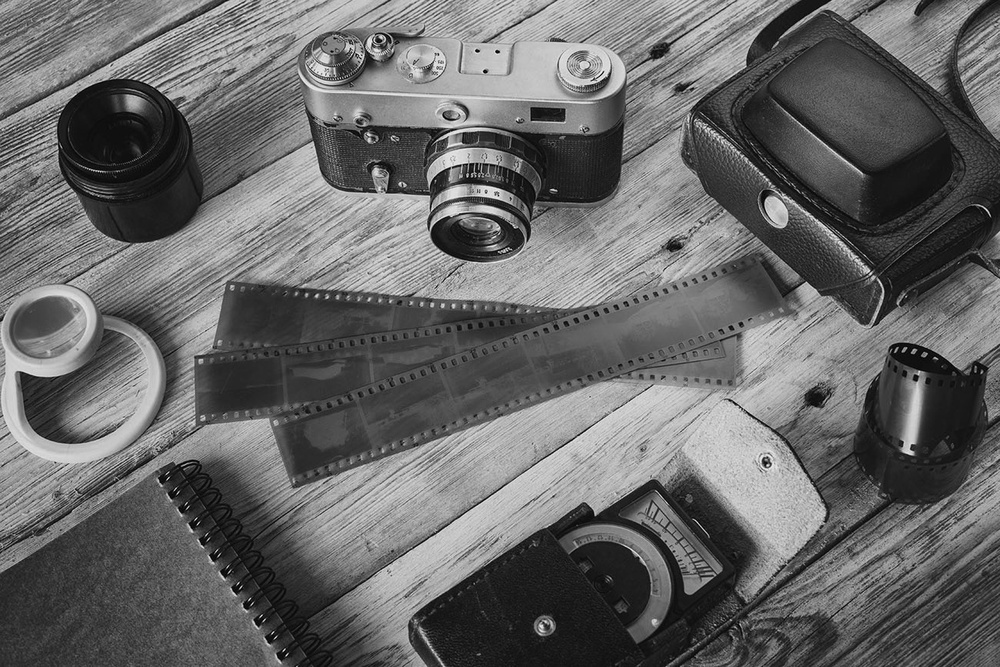
#> input picture lena.jpg, 1000 x 667 px, shrunk from 1300 x 867 before the run
$ jupyter execute 3A_Image_Enhancement_in_Spatial_Domain_Practice.ipynb
#> lines starting #> are read from the running program, lines starting #| are printed output that depends on the picture; after the words box and inside, x2 and y2 are one past the last pixel; in counts of white or black regions, pixels touching at a corner belong together
## Practical 3 practice
## Image Enhancement in Spatial Domain
### 3A. Basic Intensity Transformations on Images using Python

**1. Linear (negative transformations)**

[cell 1]
import cv2
import matplotlib.pyplot as plt

[cell 2]
import cv2
import matplotlib.pyplot as plt

# Load the original image
original_image = cv2.imread("lena.jpg")
#> original_image is the input picture: shape (667, 1000, 3); min 0, max 249, mean 103.4

# Check if image is loaded
if original_image is None:
    print("Error: Image not found")
    exit()

# Negative transformation
negative_image = 255 - original_image

# Display images
plt.figure(figsize=(10, 5))

# Original Image
plt.subplot(1, 2, 1)
plt.imshow(cv2.cvtColor(original_image, cv2.COLOR_BGR2RGB))
plt.title("Original Image")
plt.axis("off")

# Negative Image
plt.subplot(1, 2, 2)
plt.imshow(cv2.cvtColor(negative_image, cv2.COLOR_BGR2RGB))
plt.title("Negative Image")
plt.axis("off")

plt.show()

**2. Log Transformation (Logarithm Function)&Inverse-Log Transformation (Exponential Function)**

## Theory Explanation
### 🔹 Log Transformation (Spatial Domain Enhancement)
   **Formula: s=c⋅log(1+r)**

   **Purpose:**
    (i)Enhances dark regions
    (ii)Compresses bright regions
    (iii)Useful when image details are hidden in low intensities

### 🔹 Inverse-Log Transformation (Exponential Function)
   **Formula: r=(e^s/c)-1**

   **Purpose:**
     (i)Reverses log transformation
     (ii)Restores original brightness distribution

[cell 3]
import cv2
import numpy as np
import matplotlib.pyplot as plt

# Load color image (USE CORRECT NAME / PATH)
image = cv2.imread('owl.jpg')  # change path if needed
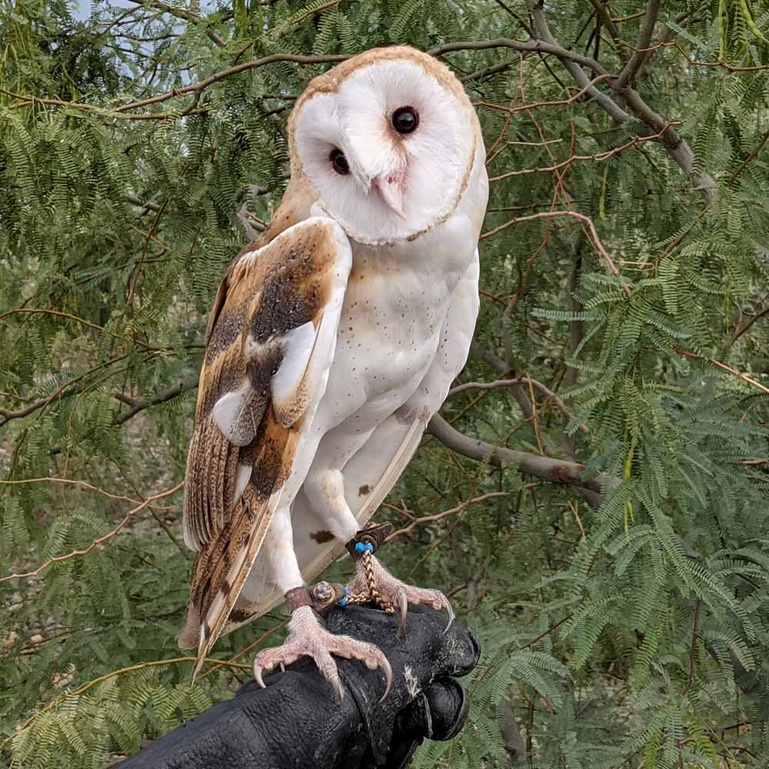
#> input picture owl.jpg, 769 x 769 px, shrunk from 1000 x 1000 before the run
#> image is the input picture: shape (769, 769, 3); mean B, G, R 77.9, 102.9, 103

# Check image
if image is None:
    print("Error: Image not found. Check filename or path.")
    exit()

# Convert to float
image_float = np.float32(image)

# -------- LOG TRANSFORMATION --------
c = 45
log_transformed = c * np.log(1 + image_float)
log_transformed = np.uint8(log_transformed)

# -------- INVERSE LOG TRANSFORMATION --------
inverse_log_transformed = np.exp(log_transformed / c) - 1
inverse_log_transformed = np.uint8(inverse_log_transformed)

# Convert BGR → RGB for display
image_rgb = cv2.cvtColor(image, cv2.COLOR_BGR2RGB)
log_rgb = cv2.cvtColor(log_transformed, cv2.COLOR_BGR2RGB)
inverse_log_rgb = cv2.cvtColor(inverse_log_transformed, cv2.COLOR_BGR2RGB)

# -------- DISPLAY --------
plt.figure(figsize=(12, 5))

plt.subplot(1, 3, 1)
plt.imshow(image_rgb)
plt.title("Original Image")
plt.axis('off')

plt.subplot(1, 3, 2)
plt.imshow(log_rgb)
plt.title("Log Transformed Image")
plt.axis('off')

plt.subplot(1, 3, 3)
plt.imshow(inverse_log_rgb)
plt.title("Inverse Log Transformed Image")
plt.axis('off')

plt.show()

**3. Power-Law (Gamma) Transformation**

Power-law (gamma) transformations can be mathematically expressed as  **s=(cr)^γ**.
Gamma correction is important for displaying images on a screen correctly, to prevent bleaching or darkening of images when
viewed from different types of monitors with different display settings.
This is done because our eyes perceive images in a gamma-shaped curve, whereas cameras capture images in a linear fashion.

[cell 4]
## Below is the Python code to apply gamma correction.
import cv2
import numpy as np

# Open the image.
img = cv2.imread('owl.jpg')

# Trying 4 gamma values.
for gamma in [0.1, 0.5, 1.2, 2.2]:

    # Apply gamma correction.
    gamma_corrected = np.array(255*(img / 255) ** gamma, dtype = 'uint8')

    # Save edited images.
    cv2.imwrite('gamma_transformed'+str(gamma)+'.jpg', gamma_corrected)

[cell 5]
# Load image
img = cv2.imread('owl.jpg')

# Convert to RGB for display
img_rgb = cv2.cvtColor(img, cv2.COLOR_BGR2RGB)

# Normalize
img_float = img / 255.0

gammas = [0.1, 0.5, 1.2, 2.2]

plt.figure(figsize=(12, 6))

# Show original
plt.subplot(1, 5, 1)
plt.imshow(img_rgb)
plt.title("Original")
plt.axis('off')
#Image Enhancement in Spatial Domain
# Apply and display gamma corrections
for i, gamma in enumerate(gammas):
    gamma_corrected = np.power(img_float, gamma)
    gamma_corrected = np.uint8(gamma_corrected * 255)

    # Save image
    cv2.imwrite(f'gamma_transformed_{gamma}.jpg', gamma_corrected)

    # Convert for display
    gamma_rgb = cv2.cvtColor(gamma_corrected, cv2.COLOR_BGR2RGB)

    # Display
    plt.subplot(1, 5, i + 2)
    plt.imshow(gamma_rgb)
    plt.title(f"γ = {gamma}")
    plt.axis('off')
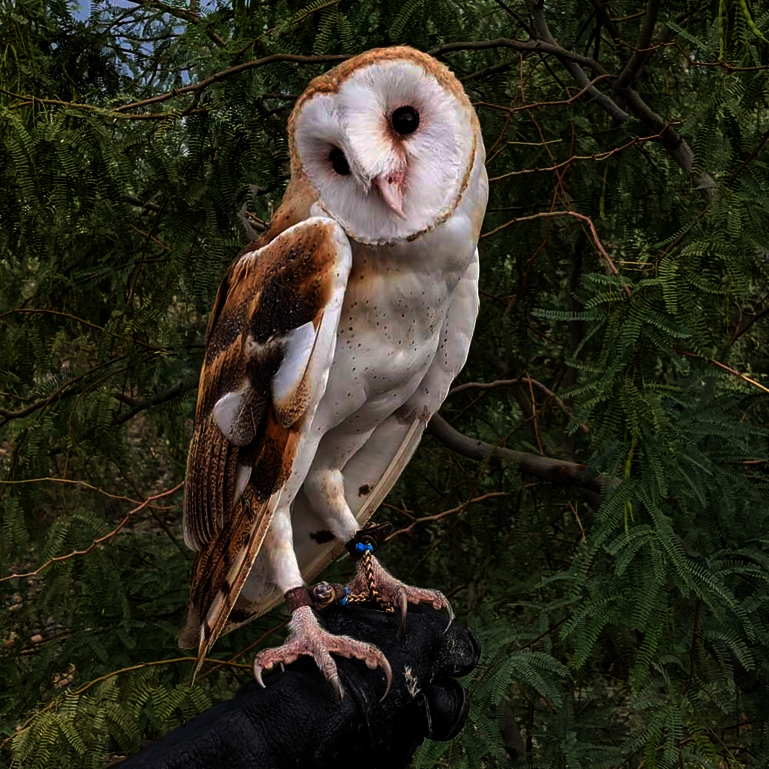
#> gamma_corrected: shape (769, 769, 3); mean B, G, R 29.9, 43.7, 45.7

plt.show()

[cell 6]
# Load image (update path/filename!)
image = cv2.imread('owl.jpg', cv2.IMREAD_GRAYSCALE)
#> image: shape (769, 769); min 0, max 255, mean 100.1

#Image Enhancement in Spatial Domain
# Apply gamma correction
gamma = 2
gamma2 = 4

adjusted_image = np.power(image / 255.0, gamma) * 255.0
adjusted_image = adjusted_image.astype(np.uint8)

adjusted_image2 = np.power(image / 255.0, gamma2) * 255.0
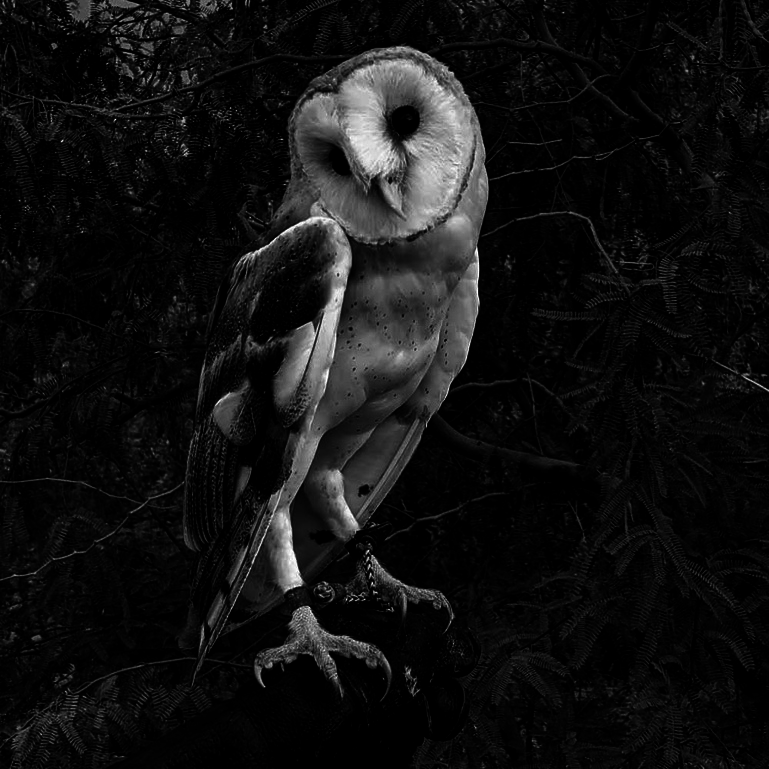
#> adjusted_image2: shape (769, 769) float64; min 0, max 255, mean 17.9
adjusted_image2 = adjusted_image2.astype(np.uint8)

# Display
plt.figure(figsize=(12, 5))

plt.subplot(1, 3, 1)
plt.imshow(image, cmap='gray')
plt.title("Original Image")
plt.axis('off')

plt.subplot(1, 3, 2)
plt.imshow(adjusted_image, cmap='gray')
plt.title("Gamma = 2")
plt.axis('off')

plt.subplot(1, 3, 3)
plt.imshow(adjusted_image2, cmap='gray')
plt.title("Gamma = 4")
plt.axis('off')

plt.show()

**4. Contrast Stretching**

 Key points:
  (i) np.vectorize works, but it’s slow for big images.

  (ii) Ensure image is loaded before processing.

  (iii) Convert final result to uint8 before displaying or saving.

[cell 7]
import cv2
import numpy as np
import matplotlib.pyplot as plt

# Function to map intensity levels
def pixelVal(pix, r1, s1, r2, s2):
    if 0 <= pix <= r1:
        return (s1 / r1) * pix
    elif r1 < pix <= r2:
        return ((s2 - s1) / (r2 - r1)) * (pix - r1) + s1
    else:
        return ((255 - s2) / (255 - r2)) * (pix - r2) + s2
# Load the image
img = cv2.imread('doggo.jpg')  # Replace with your image path
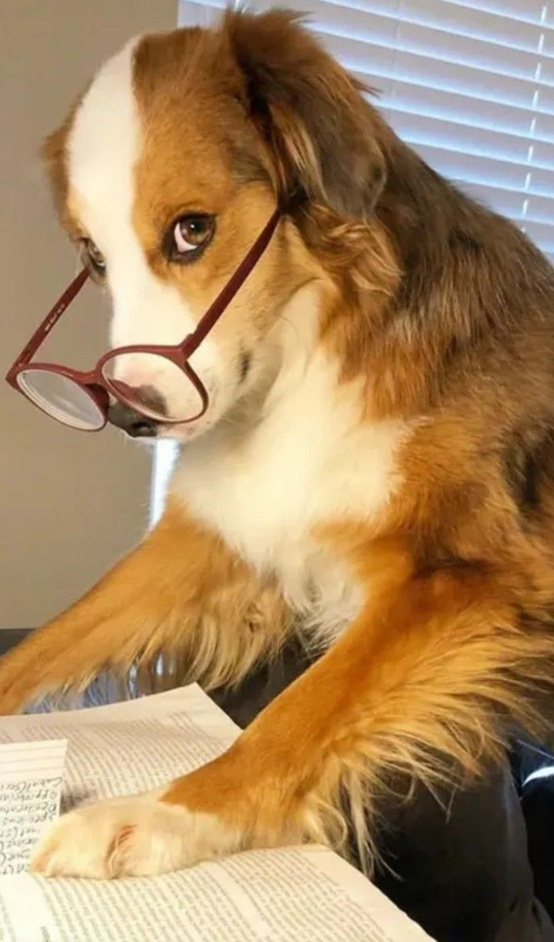
#> input picture doggo.jpg, 554 x 942 px, shrunk from 720 x 1225 before the run
#> img is the input picture: shape (942, 554, 3); mean B, G, R 96.3, 135.8, 168.2
if img is None:
    print("❌ Error: Image not found")
    exit()

[cell 8]
# Define parameters
r1, s1 = 70, 0
r2, s2 = 140, 255

# Vectorize the function
pixelVal_vec = np.vectorize(pixelVal)

# Apply contrast stretching
contrast_stretched = pixelVal_vec(img, r1, s1, r2, s2).astype(np.uint8)
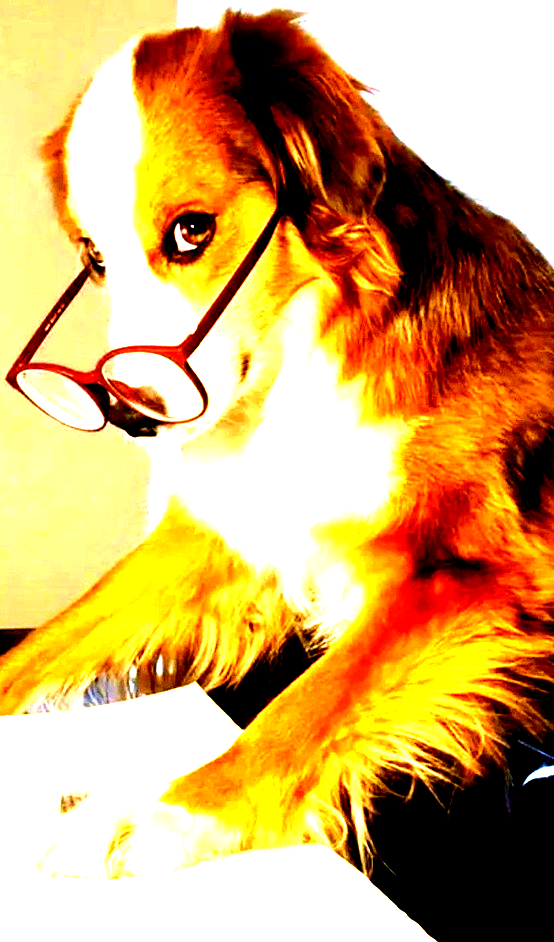
#> contrast_stretched: shape (942, 554, 3); mean B, G, R 105.6, 170.6, 211

# Save edited image
cv2.imwrite('contrast_stretch.jpg', contrast_stretched)

# Display images
plt.figure(figsize=(12, 5))

plt.subplot(1, 2, 1)
plt.imshow(cv2.cvtColor(img, cv2.COLOR_BGR2RGB))
plt.title("Original Image")
plt.axis('off')

plt.subplot(1, 2, 2)
plt.imshow(cv2.cvtColor(contrast_stretched, cv2.COLOR_BGR2RGB))
plt.title("Contrast Stretched Image")
plt.axis('off')

plt.show()
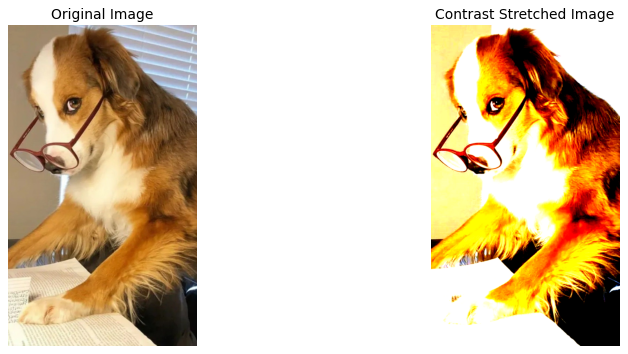
#> figure drawn by matplotlib, 2 panels

️**5. Thresholding**

Key points:

  (i) Load image in grayscale

  (ii) Use cv2.threshold to create binary image

  (iii) Always check if image is loaded

[cell 9]
""" Applies thresholding to an image and displays the results.
    Args:
            image_path: The path to the input image.
            threshold_value: The threshold value to use. """
def threshold_image(image_path, threshold_value):
    # Load grayscale image
#> called with image_path = 'lena.jpg', threshold_value = 128
    img = cv2.imread(image_path, cv2.IMREAD_GRAYSCALE)
#> img: shape (667, 1000); min 0, max 249, mean 103.4
    if img is None:
        print("❌ Error: Image not found")
        return

    # Apply thresholding
    ret, thresholded_img = cv2.threshold(img, threshold_value, 255, cv2.THRESH_BINARY)
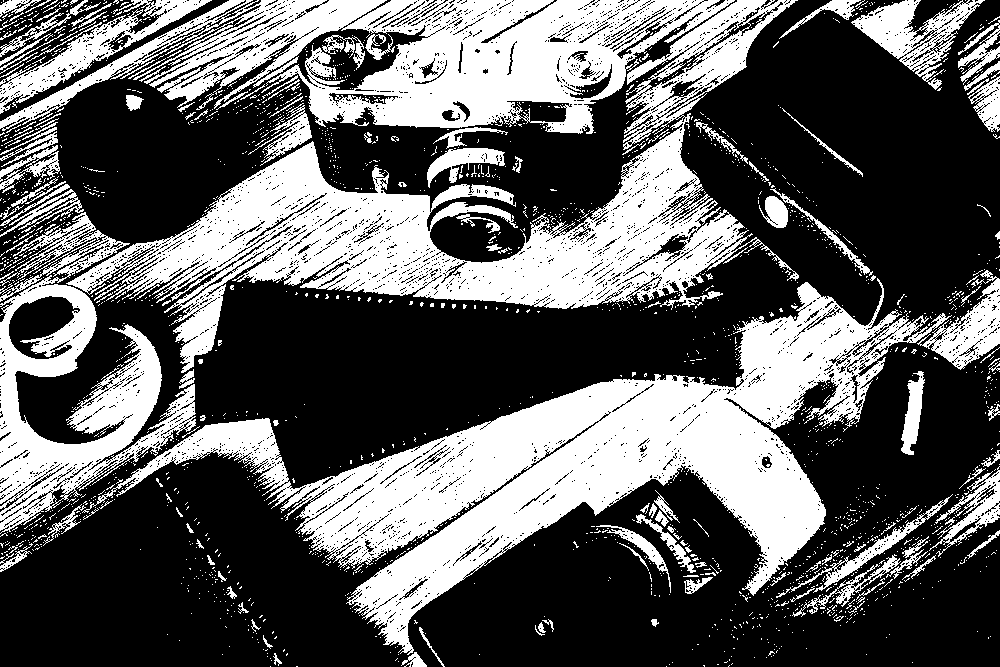
#> thresholded_img: shape (667, 1000); 36.8% white; 2013 white regions (1849 under 20 px), largest, box (x1, y1, x2, y2) and area: (82, 278, 952, 655) 77890, (66, 0, 799, 373) 60595, (0, 0, 735, 134) 43325
#> ret = 128

    # Display
    plt.figure(figsize=(12, 5))

    plt.subplot(1, 2, 1)
    plt.imshow(img, cmap='gray')
    plt.title("Original Image")
    plt.axis('off')

    plt.subplot(1, 2, 2)
    plt.imshow(thresholded_img, cmap='gray')
    plt.title(f"Thresholded Image (T={threshold_value})")
    plt.axis('off')

    plt.show()

# Example usage
threshold_image("lena.jpg", 128)  # Replace with your image path

**5.Intensity Level Slicing-**:🧠 Key Points

Intensity Level Slicing enhances a specific intensity range.

Pixels within the chosen range → white (255)

Pixels outside → black (0)

Common in medical imaging to highlight structures.

Use grayscale for single-channel images for simpler processing.

1.without BG

2. With BG

[cell 10]
import cv2
import numpy as np
import matplotlib.pyplot as plt

# Load image
img = cv2.imread('kidney.webp')  # Color image
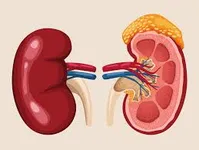
#> input picture kidney.webp, 199 x 150 px, shrunk from 259 x 195 before the run
#> img is the input picture: shape (150, 199, 3); mean B, G, R 151.4, 163.1, 214.6
if img is None:
    print("❌ Error: Image not found")
    exit()

# Convert BGR → RGB for display
img_rgb = cv2.cvtColor(img, cv2.COLOR_BGR2RGB)

# Copy original image
transformed_rgb = img_rgb.copy()

# Intensity level slicing (without background)
# For each channel: if 140 < val < 210 → 255, else → 0
mask = (img_rgb > 140) & (img_rgb < 210)
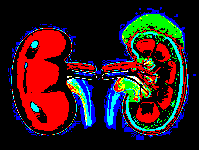
#> mask: shape (150, 199, 3) bool; mean R, G, B 0.198, 0.105, 0.117
transformed_rgb[mask] = 255
transformed_rgb[~mask] = 0

# Display
plt.figure(figsize=(12, 5))

plt.subplot(1, 2, 1)
plt.imshow(img_rgb)
plt.title("Original Image")
plt.axis('off')

plt.subplot(1, 2, 2)
plt.imshow(transformed_rgb)
plt.title("Intensity Level Sliced (No Background)")
plt.axis('off')

plt.show()

[cell 11]
import cv2
import numpy as np
import matplotlib.pyplot as plt

# Load the image
img = cv2.imread('kidney.webp')
if img is None:
    print("❌ Error: Image not found. Check filename/path.")
    exit()

# --- Intensity level slicing with background preservation ---
# For color images, apply per channel
lower = 140
upper = 210

# Copy original image
transformed_image = img.copy()

# Create a mask of pixels in the intensity range (per channel)
mask = (img > lower) & (img < upper)

# Set selected pixels to 255
transformed_image[mask] = 255

# Convert to uint8 just in case
transformed_image = transformed_image.astype(np.uint8)

# --- Display ---
plt.figure(figsize=(12, 5))

plt.subplot(1, 2, 1)
plt.imshow(cv2.cvtColor(img, cv2.COLOR_BGR2RGB))
plt.title("Original Image")
plt.axis('off')

plt.subplot(1, 2, 2)
plt.imshow(cv2.cvtColor(transformed_image, cv2.COLOR_BGR2RGB))
plt.title("Intensity Level Sliced with Background")
plt.axis('off')

plt.show()

**6. Bit plane Slicing**
Key Points About Bit-Plane Slicing

Each 8-bit grayscale image has 8 bits per pixel.

Bit-plane slicing extracts each bit across all pixels:

Bit 0 → least significant bit (LSB) → fine details / noise

Bit 7 → most significant bit (MSB) → overall image structure

Visualization multiplies bit values by 255 to show them clearly.

[cell 12]
import cv2
import numpy as np
import matplotlib.pyplot as plt

def bit_plane_slicing(image_path):
    """
    Performs bit-plane slicing on a grayscale image and displays the 8 bit planes.

    Args:
        image_path: Path to the input image.
    """
#> called with image_path = 'lena.jpg'
    # Load the image in grayscale
    img = cv2.imread(image_path, cv2.IMREAD_GRAYSCALE)
    if img is None:
        print("❌ Error: Image not found")
        return

    # Number of rows and columns for subplots
    num_rows = 2
    num_cols = 4

    # Create subplots
    fig, axes = plt.subplots(num_rows, num_cols, figsize=(12, 6))
    fig.suptitle("Bit Plane Slicing", fontsize=16)

    # Iterate through each bit plane
    for i in range(8):
        # Extract bit plane i
        bit_plane = (img >> i) & 1

        # Multiply by 255 to display as image
        bit_plane_display = bit_plane * 255

        # Determine subplot location
        row_index = i // num_cols
        col_index = i % num_cols

        axes[row_index, col_index].imshow(bit_plane_display, cmap='gray')
        axes[row_index, col_index].set_title(f"Bit Plane {i}")
        axes[row_index, col_index].axis('off')
#> this loop made 8 passes
#> pass 2, in bit_plane_slicing, `bit_plane = (img >> i) & 1`:
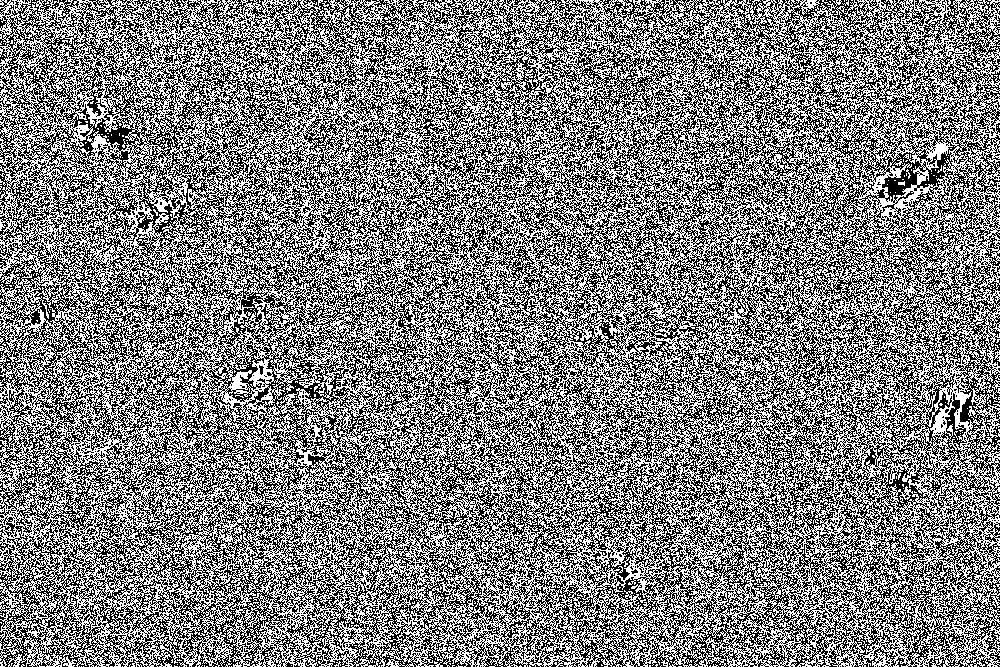
#> bit_plane: shape (667, 1000); values 0 (black) and 1 (white), 50% white in thin lines or dots

    plt.tight_layout()
    plt.show()

# Example usage
bit_plane_slicing("lena.jpg")  # Replace with your image path
